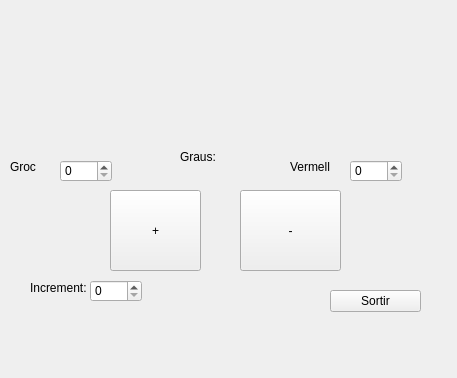
<?xml version="1.0" encoding="UTF-8"?>
<ui version="4.0">
 <class>MyForm</class>
 <widget class="QWidget" name="MyForm">
  <property name="geometry">
   <rect>
    <x>0</x>
    <y>0</y>
    <width>457</width>
    <height>378</height>
   </rect>
  </property>
  <property name="windowTitle">
   <string>Form</string>
  </property>
  <widget class="MyQLabel" name="label">
   <property name="geometry">
    <rect>
     <x>90</x>
     <y>20</y>
     <width>251</width>
     <height>101</height>
    </rect>
   </property>
   <property name="text">
    <string/>
   </property>
  </widget>
  <widget class="QLabel" name="label_2">
   <property name="geometry">
    <rect>
     <x>180</x>
     <y>150</y>
     <width>52</width>
     <height>13</height>
    </rect>
   </property>
   <property name="text">
    <string>Graus:</string>
   </property>
  </widget>
  <widget class="MyQLabel" name="label_3">
   <property name="geometry">
    <rect>
     <x>230</x>
     <y>150</y>
     <width>52</width>
     <height>13</height>
    </rect>
   </property>
   <property name="text">
    <string/>
   </property>
  </widget>
  <widget class="QPushButton" name="pushButton">
   <property name="geometry">
    <rect>
     <x>110</x>
     <y>190</y>
     <width>91</width>
     <height>81</height>
    </rect>
   </property>
   <property name="text">
    <string>+</string>
   </property>
  </widget>
  <widget class="QPushButton" name="pushButton_2">
   <property name="geometry">
    <rect>
     <x>240</x>
     <y>190</y>
     <width>101</width>
     <height>81</height>
    </rect>
   </property>
   <property name="text">
    <string>-</string>
   </property>
  </widget>
  <widget class="QSpinBox" name="spinBox">
   <property name="geometry">
    <rect>
     <x>350</x>
     <y>160</y>
     <width>52</width>
     <height>22</height>
    </rect>
   </property>
  </widget>
  <widget class="QSpinBox" name="spinBox_2">
   <property name="geometry">
    <rect>
     <x>60</x>
     <y>160</y>
     <width>52</width>
     <height>22</height>
    </rect>
   </property>
  </widget>
  <widget class="QSpinBox" name="spinBox_3">
   <property name="geometry">
    <rect>
     <x>90</x>
     <y>280</y>
     <width>52</width>
     <height>22</height>
    </rect>
   </property>
  </widget>
  <widget class="QPushButton" name="pushButton_3">
   <property name="geometry">
    <rect>
     <x>330</x>
     <y>290</y>
     <width>91</width>
     <height>22</height>
    </rect>
   </property>
   <property name="text">
    <string>Sortir</string>
   </property>
  </widget>
  <widget class="QLabel" name="label_4">
   <property name="geometry">
    <rect>
     <x>10</x>
     <y>160</y>
     <width>52</width>
     <height>13</height>
    </rect>
   </property>
   <property name="text">
    <string>Groc</string>
   </property>
  </widget>
  <widget class="QLabel" name="label_5">
   <property name="geometry">
    <rect>
     <x>290</x>
     <y>160</y>
     <width>52</width>
     <height>13</height>
    </rect>
   </property>
   <property name="text">
    <string>Vermell</string>
   </property>
  </widget>
  <widget class="QLabel" name="label_6">
   <property name="geometry">
    <rect>
     <x>30</x>
     <y>280</y>
     <width>61</width>
     <height>16</height>
    </rect>
   </property>
   <property name="text">
    <string>Increment:</string>
   </property>
  </widget>
 </widget>
 <customwidgets>
  <customwidget>
   <class>MyQLabel</class>
   <extends>QLabel</extends>
   <header location="global">MyQLabel.h</header>
  </customwidget>
 </customwidgets>
 <resources/>
 <connections/>
</ui>
